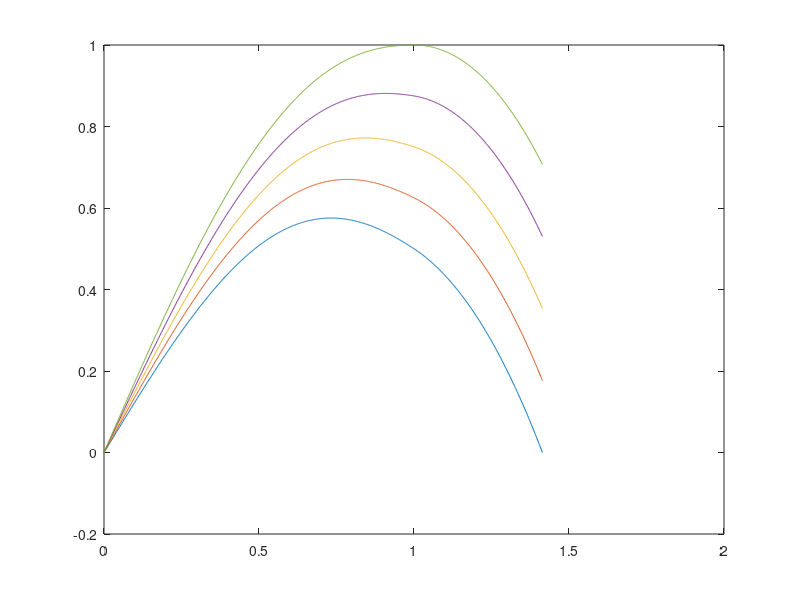

MATLAB code for this plot: (Note: this script raises an error after producing the figure.)
% Concept behind a_compress.v
% Note that output only exceeds unity if sat_ctl > 0.75
x = [0:.001:1]'*sqrt(2);
mag = x.^2;
sat_ctl=0;
for sat_ctl=[0.25:0.125:0.75]
  quad = mag.^2;
  quad = (mag<=1).*quad + (mag>1).*(2*mag-1);
  gain = 1 + sat_ctl - mag + quad/4;
  y = gain.*x;
  plot(x,y);
  hold on
end

sat_ctl = 0.75;
verilog=load('a_compress.dat')(3:end,:);
x = verilog(:,1)*sqrt(2)/2^17;
y_verilog = verilog(:,2)*sqrt(2)/2^17;
mag = x.^2;
quad = mag.^2;
quad = (mag<=1).*quad + (mag>1).*(2*mag-1);
gain = 1 + sat_ctl - mag + quad/4;
y = gain.*x;
plot(x,y_verilog,'r')

hold off
xlabel('input')
ylabel('output')

err = y-y_verilog;
if (max(abs(err)) > 0.0001)
  printf('FAIL\n')
  exit(1)
else
  printf('PASS\n')
end
